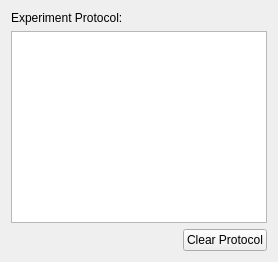
          <widget class="QWidget" name="tabProtocol">
           <attribute name="title">
            <string>Experiment</string>
           </attribute>
           <layout class="QVBoxLayout" name="verticalLayout_5">
            <item>
             <widget class="QLabel" name="label_2">
              <property name="text">
               <string>Experiment Protocol:</string>
              </property>
             </widget>
            </item>
            <item>
             <widget class="ProtocolView" name="protocolView"/>
            </item>
            <item>
             <layout class="QHBoxLayout" name="horizontalLayout_9">
              <item>
               <widget class="StimulusLabelTable" name="stimulusChoices" native="true"/>
              </item>
              <item>
               <spacer name="horizontalSpacer_4">
                <property name="orientation">
                 <enum>Qt::Horizontal</enum>
                </property>
                <property name="sizeHint" stdset="0">
                 <size>
                  <width>40</width>
                  <height>20</height>
                 </size>
                </property>
               </spacer>
              </item>
              <item>
               <widget class="QPushButton" name="pushButton">
                <property name="maximumSize">
                 <size>
                  <width>200</width>
                  <height>16777215</height>
                 </size>
                </property>
                <property name="toolTip">
                 <string>Remove all tests</string>
                </property>
                <property name="text">
                 <string>Clear Protocol</string>
                </property>
               </widget>
              </item>
             </layout>
            </item>
           </layout>
          </widget>
